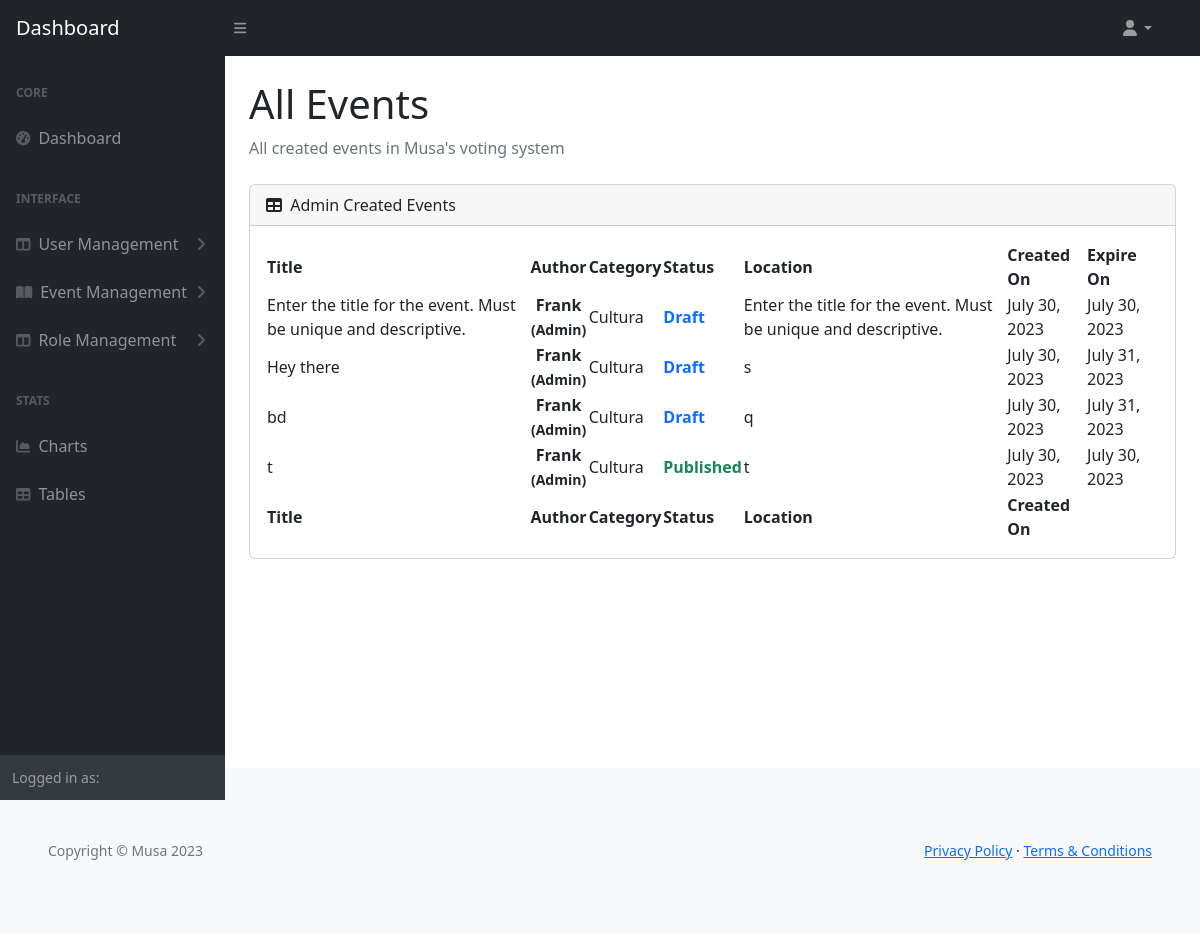
Page /office/all on the earlier database version.
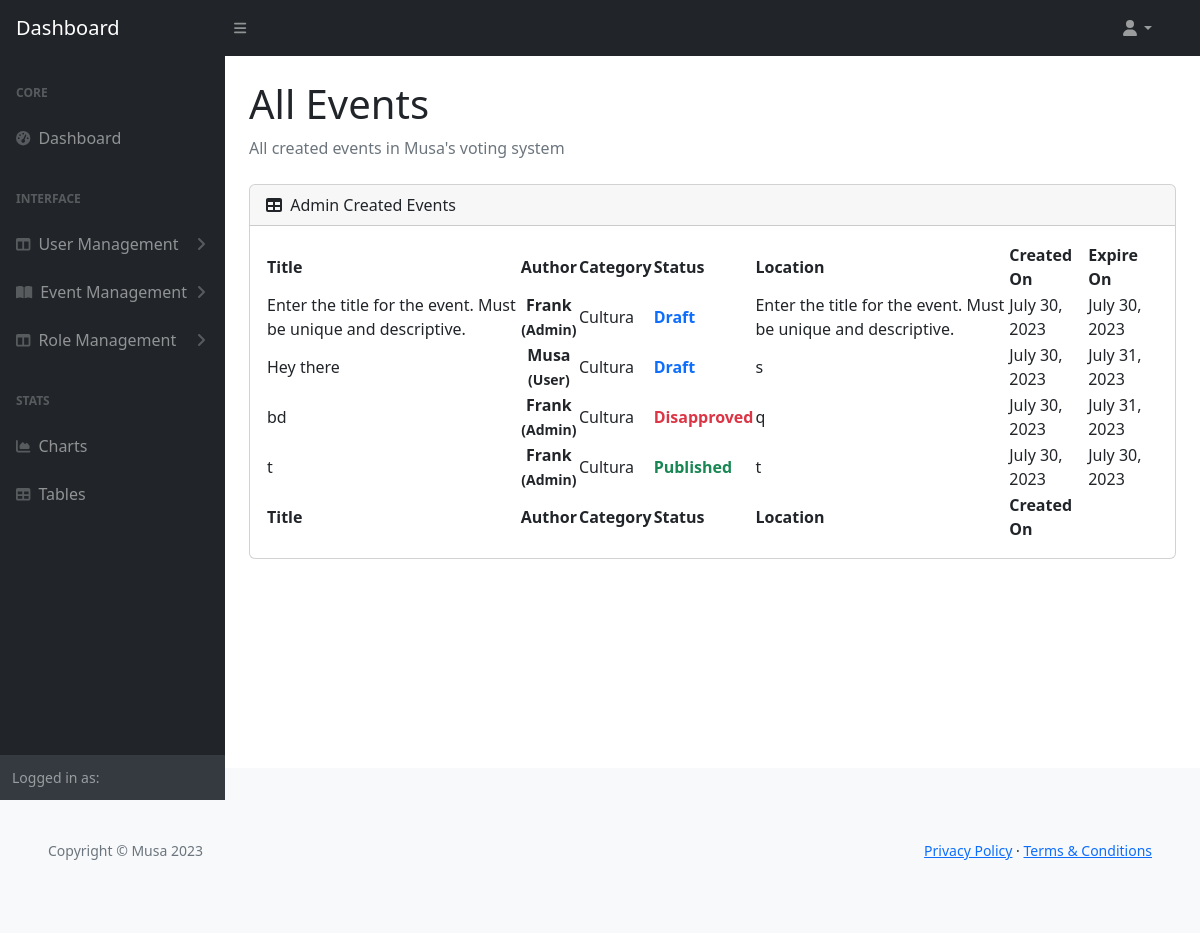
Same page on the later database version.
### vote_management/models.py (models this page shows, shortened)
class VoteCard(models.Model):
    title = models.CharField(max_length=80, unique=True)
    slug = models.SlugField(max_length=200, unique=True)
    author = models.ForeignKey(
        'musa.UserProfile', on_delete=models.CASCADE, related_name="card_author")
    category = models.ForeignKey(
        Category, on_delete=models.CASCADE, related_name="categories")
    mission = models.CharField(max_length=80)
    location = models.CharField(max_length=80)
    description = models.TextField(max_length=400)
    expire = models.DateField()
    event_image = CloudinaryField('image', default='placeholder')
    vote_record = models.ManyToManyField('musa.UserProfile', through='VoteRecord',
                                         related_name='user_votes', blank=True)
    candidates = models.ManyToManyField('ElectedPerson', related_name='vote_cards',
                                        blank=True)
    status = models.IntegerField(choices=STATUS, default=0)
    excerpt = models.TextField(blank=True)
    created_on = models.DateField(auto_now_add=True)
    class Meta:
        ordering = ['-created_on']

class Category(models.Model):
    category_name = models.CharField(max_length=50, unique=True)
    class Meta:
        ordering = ['category_name']
        verbose_name_plural = "Categories"

### musa/models.py (models this page shows)
class UserProfile(AbstractUser):
    verified = models.BooleanField(default=False)
    role = models.IntegerField(choices=ROLES, default=0)
    user_card = models.ManyToManyField(
        'vote_management.VoteCard', through='vote_management.VoteRecord', related_name='user_cards')
    class Meta:
        ordering = ['username']
    def __str__(self):
        return self.username

### vote_management/views.py (the view)
# urls.py: path('office/all', AdminEventList.as_view(),
class AdminEventList(BaseListView):
    template_name = 'backend/admin-dashboard/all_events.html'
    context_object_name = 'admin_all_events'

### vote_management/views.py (called while the page is built)
    def get_queryset(self):
        return VoteCard.objects.order_by('-created_on')

### templates/backend/admin-dashboard/all_events.html (shortened to what the changed rows need)
{% extends "base.html" %}
{% block content%}
<body class="sb-nav-fixed">
    <div id="layoutSidenav">
        <div id="layoutSidenav_content">
            <main>
                <div class="container-fluid p-4 pt-0">
                    <h1 class="mt-4">All Events</h1>
                    <div class="card mb-4">
                        <div class="card-body">
                            <table id="datatablesSimple">
                                <thead>
                                    <tr>
                                        <th>Title</th>
                                        <th>Author</th>
                                        <th>Category</th>
                                        <th>Status</th>
                                        <th>Location</th>
                                        <th>Created On</th>
                                        <th>Expire On</th>
                                    </tr>
                                </thead>
                                <tfoot>
                                    <tr>
                                        <th>Title</th>
                                        <th>Author</th>
                                        <th>Category</th>
                                        <th>Status</th>
                                        <th>Location</th>
                                        <th>Created On</th>
                                    </tr>
                                </tfoot>
                                <tbody>
                                    {% for event in admin_all_events.all %}
                                    <tr>
                                        <td>{{ event.title }}</td>
                                        {% if event.author.username == request.user.username %}
                                        <td>
                                            <p class="text-success my-0 py-0 fw-semibold text-center">
                                                {{ event.author }}
                                                <small><br>({{ event.author.get_role_display }})</small>
                                            </p>
                                        </td>
                                        {% else %}
                                        <td>
                                            <p class="my-0 py-0 fw-semibold text-center">
                                                {{ event.author }}
                                                <small><br>({{ event.author.get_role_display }})</small>
                                            </p>
                                        </td>
                                        {% endif %}
                                        <td>{{ event.category.category_name }}</td>
                                        {% if event.status == 1 %}
                                        <td>
                                            <p class="text-success my-0 py-0">
                                                <strong>
                                                    {{ event.get_status_display }}
                                                </strong>
                                            </p>
                                        </td>
                                        {% elif event.status == 2%}
                                        <td>
                                            <p class="text-danger my-0 py-0">
                                                <strong>
                                                    {{ event.get_status_display }}
                                                </strong>
                                            </p>
                                        </td>
                                        {% else %}
                                        <td>
                                            <p class="text-primary my-0 py-0">
                                                <strong>
                                                    {{ event.get_status_display }}
                                                </strong>
                                            </p>
                                        </td>
                                        {% endif %}
                                        <td>{{ event.location }}</td>
                                        <td>{{ event.created_on }}</td>
                                        <td>{{ event.expire }}</td>
                                    </tr>
                                    {% endfor %}
                                </tbody>
                            </table>
                        </div>
                    </div>
                </div>
            </main>
        </div>
    </div>
    {% endblock %}

Differences in the rows shown:
changed VoteCard "Hey there": author "Frank" → "Musa"; author.role "Admin" → "User"
changed VoteCard "bd": status "Draft" → "Disapproved"
